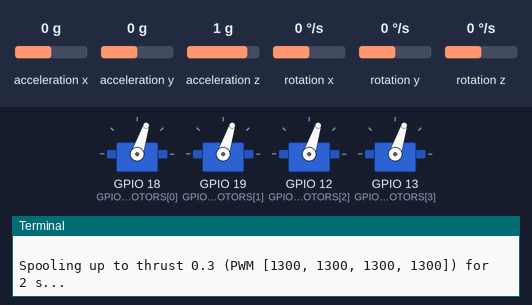
A program run on a simulated Raspberry Pi (BCM pin numbers). Parts: 4 × servo, the last lines printed to the terminal. Inputs (shaded band) come from the test bench; at power-on: acceleration x 0 g, acceleration y 0 g, acceleration z 1 g, rotation x 0 °/s, rotation y 0 °/s, rotation z 0 °/s. Files the program writes start out absent; servo angles are drawn from the pulse width (0.5 ms = 0°, 2.5 ms = 180°); the clock reads 2024-03-15 10:24:30 at power-on unless the program sets it. At 8.4 s the program stops and its outputs stay as they are.

Above: at 5.1 s.
At 8.5 s:
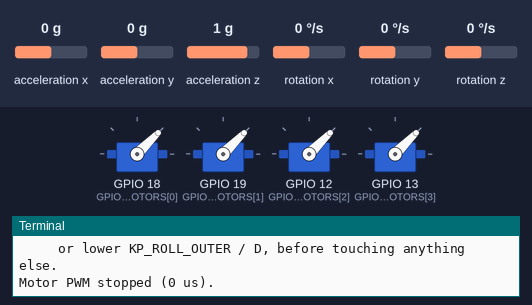
Timing chart, 0 to 9.9 s (numbered marks = the images above):
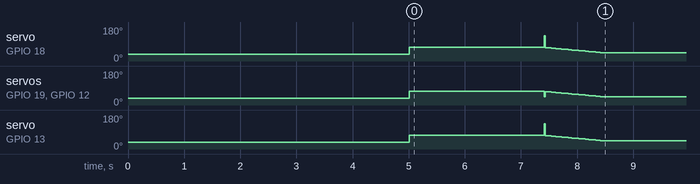

Measured:
- by itself, servo on GPIO 18 (GPIO_MOTORS[0]), servo on GPIO 13 (GPIO_MOTORS[3]): rises from 36° to 135° in 2.4 s, then falls to 45° in 1.0 s
- by itself, servo on GPIO 19 (GPIO_MOTORS[1]), servo on GPIO 12 (GPIO_MOTORS[2]): ramps from 72° to 45° and jumps back, once every 2.4 s

The program:

roll_cascade_control.py
```python
#!/usr/bin/env python3
"""
ROLL-ONLY cascaded attitude controller. Written from scratch.
No PX4, no MAVLink -- this script owns the whole chain.

    roll_ref  --(+)-->  Kp  -->  rate_ref --(+)--> PID --> sat[-1,1] --> tau_x
               -|                           -|
          roll_meas                     rate_meas (optionally low-passed)

    [tau_x, 0, 0, thrust] --> mixer --> motor_i (clamped [0,1]) --> PWM --> ESCs

Pitch and yaw torques are held at zero. They are still measured, logged and
watched by the safety aborts, because this rig has real cross-axis coupling.

WHAT THE IDENTIFIED MODEL SAYS THIS SHOULD TAKE
-----------------------------------------------
    phi_ddot = -a1*phi_dot - a0*phi + b*u,   b ~ 24.8, a0 ~ 25.9, a1 ~ 3.05
    DC gain = b/a0 = 0.958 rad per unit u = 54.9 deg per unit u

So holding  5 deg needs tau_x ~ 0.091
       and 10 deg needs tau_x ~ 0.182

At thrust 0.2 that puts the motors at 0.136/0.264 and 0.071/0.329 -- nowhere
near the [0,1] limits. Tracking 5 deg genuinely is not demanding. If this
script ever runs near |tau_x| = 1, something is wrong; look at the saturation
summary printed at the end of the run rather than reaching for the gains.
"""

import time
import csv
import math
import atexit
import signal

import pigpio
from mpu6050 import mpu6050

# ============================== CONFIG ====================================

BASE_THRUST_NORM = 0.30   # see the note on torque budget below
ROLL_REF_DEG     = 5.0
REF_RAMP_TIME    = 2.0    # s, linear ramp 0 -> target, then hold
RUN_DURATION     = 20.0   # s

LOOP_RATE_HZ     = 50     # matches pigpio's PWM refresh rate exactly -- see
                          # "LOOP RATE" note at the bottom of this file for
                          # why running the computation faster than this
                          # buys nothing, and why every gain above was
                          # actually verified at this rate, not 100 Hz

# --- outer loop: angle error -> rate reference ---------------------------
KP_ROLL_OUTER    = 3.0    # rad/s per rad. Sets the outer bandwidth to
                          # ~Kp rad/s = 0.48 Hz, about 1/5 of the inner
                          # loop's ~2.4 Hz crossover -- the usual cascade
                          # separation. Kp = 10 puts the outer loop at
                          # 1.6 Hz, too close to the inner loop.
RATE_LIMIT_ROLL  = math.radians(60.0)

# --- inner loop: rate error -> normalized torque -------------------------
# P/I/N are the discrete-retuned values (Simulink, Ts = 0.02, N fixed at 25).
# D is deliberately far below the Simulink value -- see the DERIVATIVE note.
PID_ROLL = {'P': 1.0015, 'I': 1.6973, 'D': 0.03, 'N': 25.0}
TORQUE_LIMIT = 1.0

# --- rate measurement filter ---------------------------------------------
# CONFIRMED: LPFILTER was actually true for roll during identification
# (contrary to what the .m file's own default shows) -- using 8 Hz, the
# script's own documented cutoff for when LPFILTER=true. Double-check this
# is the value you actually used; edit here if it was different.
#
# CAVEAT: MATLAB's filtfilt is zero-phase (filters forward AND backward),
# not physically realisable in real time. This uses a causal 2nd-order
# Butterworth at the same cutoff instead -- it matches the frequency-domain
# shaping but adds phase lag filtfilt never had. Expect to retune slightly
# (generally: lower gains a touch) versus what the offline fit predicts.
RATE_LPF_HZ = 8.0

# --- safety ---------------------------------------------------------------
ANGLE_LIMIT_DEG   = 35.0
RATE_LIMIT_DEG_S  = 250.0

# --- ESC arming -----------------------------------------------------------
ARM_PWM = 900
ARM_DURATION_S = 5.0

# --- hardware -------------------------------------------------------------
GPIO_MOTORS = [18, 19, 12, 13]        # M1, M2, M3, M4
PWM_MIN, PWM_MAX = 1000, 2000

# --- MPU6050 calibration --------------------------------------------------
GYRO_BIAS = {'x': 5.200038, 'y': -3.915649, 'z': 1.139756}   # deg/s

# Tilt offsets. NOTE THE SIGNS -- these are not both "subtract".
# mpu6050_tilt.py reported  x_tilt = atan2(ax,|az|) = +0.816 deg
#                           y_tilt = atan2(ay,|az|) = +4.841 deg
# The roll formula below is atan2(ay, -az), i.e. the SAME expression as
# y_tilt, so its offset is subtracted.
# The pitch formula below is atan2(-ax, ...), i.e. the NEGATIVE of x_tilt,
# so its offset must be ADDED. Subtracting it (as an earlier version of
# this script did) leaves a standing pitch bias of -2*0.816 = -1.63 deg.
ROLL_OFFSET_DEG  = +4.841
PITCH_OFFSET_DEG = -0.816     # sign already flipped, so it is subtracted below

ALPHA = 0.98   # complementary filter weight (gyro vs accel)

OUTPUT_CSV = 'roll_cascade_log.csv'

# --- mixer ----------------------------------------------------------------
# PX4 quad_x: rows = M1..M4, cols = [roll, pitch, yaw, thrust]
ROTORS = [
    {'roll': -0.707107, 'pitch':  0.707107, 'yaw':  1.0, 'thrust': 1.0},
    {'roll':  0.707107, 'pitch': -0.707107, 'yaw':  1.0, 'thrust': 1.0},
    {'roll':  0.707107, 'pitch':  0.707107, 'yaw': -1.0, 'thrust': 1.0},
    {'roll': -0.707107, 'pitch': -0.707107, 'yaw': -1.0, 'thrust': 1.0},
]

# TORQUE BUDGET
# motor_i = thrust +/- 0.707*(|tau_x|+|tau_y|) +/- |tau_z|, clamped to [0,1].
# So the usable roll+pitch torque is min(thrust, 1-thrust)/0.707:
#     thrust 0.2 -> 0.283      thrust 0.4 -> 0.566
#     thrust 0.3 -> 0.424      thrust 0.5 -> 0.707  (maximum)
# Holding 5 deg needs only 0.09, so 0.2 is enough in principle -- but the
# controller also passes sensor noise through to the motors, and that is
# what eats the budget. 0.30 leaves comfortable margin.

# ==========================================================================

DT = 1.0 / LOOP_RATE_HZ
ANGLE_LIMIT_RAD = math.radians(ANGLE_LIMIT_DEG)
RATE_ABORT_RAD_S = math.radians(RATE_LIMIT_DEG_S)


class Butter2:
    """Causal 2nd-order Butterworth low-pass (bilinear transform).

    NOTE: yaw_greybox_id.m used filtfilt, which is ZERO-PHASE and runs the
    data both forwards and backwards. That is impossible in real time. Any
    causal filter adds phase lag, so a controller filtered this way does not
    see the same signal the model was fitted to. Use sparingly.
    """
    def __init__(self, fc, ts):
        K = math.tan(math.pi * fc * ts)
        n = 1.0 / (1.0 + math.sqrt(2.0) * K + K * K)
        self.b0 = K * K * n
        self.b1 = 2.0 * self.b0
        self.b2 = self.b0
        self.a1 = 2.0 * (K * K - 1.0) * n
        self.a2 = (1.0 - math.sqrt(2.0) * K + K * K) * n
        self.x1 = self.x2 = self.y1 = self.y2 = 0.0
        self.primed = False

    def __call__(self, x):
        if not self.primed:            # start from the current value, not 0
            self.x1 = self.x2 = self.y1 = self.y2 = x
            self.primed = True
        y = (self.b0 * x + self.b1 * self.x1 + self.b2 * self.x2
             - self.a1 * self.y1 - self.a2 * self.y2)
        self.x2, self.x1 = self.x1, x
        self.y2, self.y1 = self.y1, y
        return y


class PID:
    """Parallel PID, filtered derivative, conditional-integration anti-windup.

        P + I/s + D*N/(1 + N/s)      (the Simulink compensator form)

    Integral and derivative both use backward Euler.

    DERIVATIVE NOTE: the Simulink tuner works against a noise-free plant, so
    it happily returns a large D. Against the real gyro noise measured in the
    chirp logs (0.070 rad/s RMS above 5 Hz) the Simulink D of 0.124 produces a
    derivative term of 0.25 RMS and 0.98 peak -- comparable to, or larger
    than, the entire torque the axis actually needs (0.09 to hold 5 deg). It
    saturates the mixer on noise alone. D = 0.03 keeps the damping benefit
    with roughly a quarter of the noise gain.
    """

    def __init__(self, P, I, D, N, lo, hi):
        self.P, self.I, self.D, self.N = P, I, D, N
        self.lo, self.hi = lo, hi
        self.integ = 0.0
        self.dstate = 0.0
        self.prev_e = 0.0
        self.saturated = False

    def reset(self):
        self.integ = 0.0
        self.dstate = 0.0
        self.prev_e = 0.0
        self.saturated = False

    def update(self, e, dt):
        if dt <= 0.0:
            dt = 1e-3

        p = self.P * e

        if self.D != 0.0:
            self.dstate = ((self.dstate + self.D * self.N * (e - self.prev_e))
                           / (1.0 + self.N * dt))
        else:
            self.dstate = 0.0
        d = self.dstate

        i_try = self.integ + self.I * e * dt
        u_raw = p + i_try + d
        u = max(self.lo, min(self.hi, u_raw))

        # conditional integration: only integrate if not saturated, or if the
        # error would drive the output back into range
        if u == u_raw:
            self.integ = i_try
        else:
            driving_deeper = ((u_raw > self.hi and e > 0.0) or
                              (u_raw < self.lo and e < 0.0))
            if not driving_deeper:
                self.integ = i_try

        self.prev_e = e
        self.saturated = (u != u_raw)
        return u


def mix(tau_x, tau_y, tau_z, thrust):
    """Allocate to four motors, clamp each to [0,1].

    Returns (motor_commands, any_clamped)."""
    raw = [tau_x * r['roll'] + tau_y * r['pitch'] + tau_z * r['yaw']
           + thrust * r['thrust'] for r in ROTORS]
    out = [max(0.0, min(1.0, v)) for v in raw]
    return out, any(abs(a - b) > 1e-12 for a, b in zip(raw, out))


def to_pwm(motors):
    return [int(round(PWM_MIN + m * (PWM_MAX - PWM_MIN))) for m in motors]


def clamp(v, lim):
    return max(-lim, min(lim, v))


# --------------------------- pigpio ---------------------------------------
pi = pigpio.pi()
if not pi.connected:
    raise RuntimeError("pigpiod is not running")


def cut_motors():
    for g in GPIO_MOTORS:
        pi.set_servo_pulsewidth(g, 0)
    print("Motor PWM stopped (0 us).")


atexit.register(cut_motors)


def _sig(signum, frame):
    cut_motors()
    raise SystemExit(f"terminated by signal {signum}")


signal.signal(signal.SIGTERM, _sig)
signal.signal(signal.SIGHUP, _sig)


# ------------------------- 1) ARM THE ESCs --------------------------------
print(f"Arming: {ARM_PWM} us to all four ESCs for {ARM_DURATION_S:.0f} s...")
_t0 = time.time()
while time.time() - _t0 < ARM_DURATION_S:
    for g in GPIO_MOTORS:
        pi.set_servo_pulsewidth(g, ARM_PWM)
    time.sleep(0.02)
print("Armed.")


# ------------------------- attitude estimator -----------------------------
mpu = mpu6050(0x68)
ang = {'roll': 0.0, 'pitch': 0.0, 'yaw': 0.0}     # rad

rate_lpf = Butter2(RATE_LPF_HZ, DT) if RATE_LPF_HZ else None


def read_accel_angles():
    """Roll and pitch from gravity alone, in degrees."""
    a = mpu.get_accel_data()
    r = math.degrees(math.atan2(a['y'], -a['z'])) - ROLL_OFFSET_DEG
    p = math.degrees(math.atan2(-a['x'],
                                math.sqrt(a['y'] ** 2 + a['z'] ** 2))) \
        - PITCH_OFFSET_DEG
    return r, p


def init_attitude():
    """Seed the filter from the accelerometer.

    Starting the estimate at zero instead means the complementary filter has
    to converge from 0 to the true angle with its ~1 s time constant, so the
    controller spends its first second chasing an estimate that is still
    settling."""
    rs = ps = 0.0
    n = 50
    for _ in range(n):
        r, p = read_accel_angles()
        rs += r
        ps += p
        time.sleep(0.005)
    ang['roll'] = math.radians(rs / n)
    ang['pitch'] = math.radians(ps / n)
    ang['yaw'] = 0.0
    print(f"Attitude initialised: roll={rs/n:+.2f} deg, pitch={ps/n:+.2f} deg")


def update_attitude(dt):
    a = mpu.get_accel_data()
    g = mpu.get_gyro_data()

    gx = g['x'] - GYRO_BIAS['x']       # deg/s
    gy = g['y'] - GYRO_BIAS['y']
    gz = g['z'] - GYRO_BIAS['z']

    acc_r = math.degrees(math.atan2(a['y'], -a['z'])) - ROLL_OFFSET_DEG
    acc_p = math.degrees(math.atan2(-a['x'],
                                    math.sqrt(a['y'] ** 2 + a['z'] ** 2))) \
        - PITCH_OFFSET_DEG

    r = ALPHA * (math.degrees(ang['roll']) + gx * dt) + (1 - ALPHA) * acc_r
    p = ALPHA * (math.degrees(ang['pitch']) + gy * dt) + (1 - ALPHA) * acc_p
    y = math.degrees(ang['yaw']) + gz * dt        # gyro only, drifts

    ang['roll'] = math.radians(r)
    ang['pitch'] = math.radians(p)
    ang['yaw'] = math.radians(y)

    raw_roll_rate = math.radians(gx)
    filt_roll_rate = rate_lpf(raw_roll_rate) if rate_lpf else raw_roll_rate

    return ang, {'roll_raw': raw_roll_rate,
                 'roll': filt_roll_rate,
                 'pitch': math.radians(gy),
                 'yaw': math.radians(gz)}


# ------------------------------ run ---------------------------------------
pid = PID(**PID_ROLL, lo=-TORQUE_LIMIT, hi=TORQUE_LIMIT)
ref_target = math.radians(ROLL_REF_DEG)
rows = []

print(f"\nroll ref {ROLL_REF_DEG} deg (ramp {REF_RAMP_TIME} s), "
      f"thrust {BASE_THRUST_NORM}, loop {LOOP_RATE_HZ} Hz")
print(f"Kp_outer={KP_ROLL_OUTER}  PID={PID_ROLL}  "
      f"rate LPF={'off' if not RATE_LPF_HZ else str(RATE_LPF_HZ)+' Hz'}")
print(f"model says tau_x ~ {math.radians(ROLL_REF_DEG)/0.958:.3f} should hold "
      f"{ROLL_REF_DEG} deg\n")

try:
    settle, _ = mix(0.0, 0.0, 0.0, BASE_THRUST_NORM)
    settle_pwm = to_pwm(settle)
    print(f"Spooling up to thrust {BASE_THRUST_NORM} (PWM {settle_pwm}) for 2 s...")
    _t = time.time()
    while time.time() - _t < 2.0:
        for g, w in zip(GPIO_MOTORS, settle_pwm):
            pi.set_servo_pulsewidth(g, w)
        time.sleep(DT)

    init_attitude()
    pid.reset()
    print("Loop closed.\n")

    t_start = time.time()
    t_prev = t_start
    n_clip = 0
    n_sat = 0

    while True:
        now = time.time()
        dt = now - t_prev
        t_prev = now
        t = now - t_start

        a, w = update_attitude(dt)

        ref = ref_target * min(1.0, t / REF_RAMP_TIME) if REF_RAMP_TIME > 0 \
            else ref_target

        err = ref - a['roll']
        rate_ref = clamp(KP_ROLL_OUTER * err, RATE_LIMIT_ROLL)
        rate_err = rate_ref - w['roll']
        tau_x = pid.update(rate_err, dt)

        motors, clipped = mix(tau_x, 0.0, 0.0, BASE_THRUST_NORM)
        pwms = to_pwm(motors)
        for g, p_ in zip(GPIO_MOTORS, pwms):
            pi.set_servo_pulsewidth(g, p_)

        if clipped:
            n_clip += 1
        if pid.saturated:
            n_sat += 1

        rows.append((t, ref, a['roll'], a['pitch'], a['yaw'],
                     rate_ref, w['roll'], w['roll_raw'], w['pitch'], w['yaw'],
                     tau_x, int(clipped), int(pid.saturated),
                     pwms[0], pwms[1], pwms[2], pwms[3]))

        if int(t / DT) % int(LOOP_RATE_HZ / 5) == 0:
            print(f"  t={t:5.2f}  roll={math.degrees(a['roll']):+6.2f}"
                  f"/{math.degrees(ref):+5.2f}  "
                  f"rate={math.degrees(w['roll']):+7.2f}"
                  f"/{math.degrees(rate_ref):+6.2f} deg/s  "
                  f"tau={tau_x:+.3f}  pwm={pwms}")

        for ax in ('roll', 'pitch', 'yaw'):
            if abs(a[ax]) > ANGLE_LIMIT_RAD:
                raise RuntimeError(f"ABORT {ax} angle "
                                   f"{math.degrees(a[ax]):.1f} deg")
            if abs(w[ax]) > RATE_ABORT_RAD_S:
                raise RuntimeError(f"ABORT {ax} rate "
                                   f"{math.degrees(w[ax]):.1f} deg/s")

        if t > RUN_DURATION:
            print("\nRun complete.")
            break

        slack = DT - (time.time() - now)
        if slack > 0:
            time.sleep(slack)

except KeyboardInterrupt:
    print("\nStopped by user.")
except RuntimeError as e:
    print(f"\n{e}")

finally:
    print("Spooling down...")
    steps = int(1.0 * LOOP_RATE_HZ)
    for i in range(steps):
        thr = BASE_THRUST_NORM * (1.0 - (i + 1) / steps)
        m, _ = mix(0.0, 0.0, 0.0, thr)
        for g, p_ in zip(GPIO_MOTORS, to_pwm(m)):
            pi.set_servo_pulsewidth(g, p_)
        time.sleep(DT)

    with open(OUTPUT_CSV, 'w', newline='') as f:
        wr = csv.writer(f)
        wr.writerow(['time', 'roll_ref_rad',
                     'roll_rad', 'pitch_rad', 'yaw_rad',
                     'roll_rate_ref_rad_s', 'roll_rate_rad_s',
                     'roll_rate_raw_rad_s', 'pitch_rate_rad_s',
                     'yaw_rate_rad_s',
                     'tau_x', 'mixer_clipped', 'pid_saturated',
                     'pwm1', 'pwm2', 'pwm3', 'pwm4'])
        wr.writerows(rows)
    print(f"Saved {len(rows)} rows to {OUTPUT_CSV}")

    if rows:
        n = len(rows)
        taus = [abs(r[10]) for r in rows]
        tail = rows[int(0.7 * n):]
        print("\n--- run summary ---")
        print(f"  peak |tau_x|        = {max(taus):.3f}"
              f"   (model needs ~{math.radians(ROLL_REF_DEG)/0.958:.3f})")
        print(f"  mixer clipped       = {100.0*n_clip/n:.1f}% of samples")
        print(f"  inner PID saturated = {100.0*n_sat/n:.1f}% of samples")
        if tail:
            fin = [math.degrees(r[2]) for r in tail]
            print(f"  last 30%: mean roll = {sum(fin)/len(fin):+.2f} deg "
                  f"(target {ROLL_REF_DEG})")
        budget = min(BASE_THRUST_NORM, 1.0 - BASE_THRUST_NORM) / 0.707107
        print(f"  torque budget at thrust {BASE_THRUST_NORM} = {budget:.3f}")
        if max(taus) > budget:
            print("  -> peak demand EXCEEDED the budget: raise BASE_THRUST_NORM,")
            print("     or lower KP_ROLL_OUTER / D, before touching anything else.")


# ==========================================================================
# LOOP RATE -- why 50 Hz, not 100/200 Hz
# ==========================================================================
# 50 Hz was chosen to match pigpio's PWM refresh rate exactly, and this is a
# CORRECTION from an earlier version of this note that recommended 100 Hz.
#
# pigpio's set_servo_pulsewidth() emits a 50 Hz pulse train regardless of how
# often it is called. Calling it at 100 or 200 Hz does not make the ESC see
# more updates a second -- it still gets a new pulse every 20 ms, and any
# intermediate values computed between those boundaries are silently
# overwritten before they are ever physically applied. So the achievable
# closed-loop bandwidth is capped by that 20 ms actuation refresh no matter
# how fast the control law is computed. Running the computation faster than
# 50 Hz buys nothing on the actuation side -- it only burns CPU and I2C
# bandwidth on setpoints that never reach the motors.
#
# More importantly: every PID gain and stability margin in this script was
# verified by simulation at Ts = 0.02 s (50 Hz), not 0.01 s. Running the loop
# at 100 Hz would mean using gains that were never actually checked at that
# rate. 50 Hz is not a compromise here -- it is the configuration that
# matches the analysis.
#
# Raising the actuation rate for real (not just the computation rate) would
# need set_PWM_frequency() + set_PWM_dutycycle() instead of
# set_servo_pulsewidth() (most analogue ESCs accept 200-400 Hz), combined
# with re-verifying every gain at the new sample time -- a change worth
# doing deliberately on its own, not as a side effect of picking a bigger
# number for LOOP_RATE_HZ.
```
